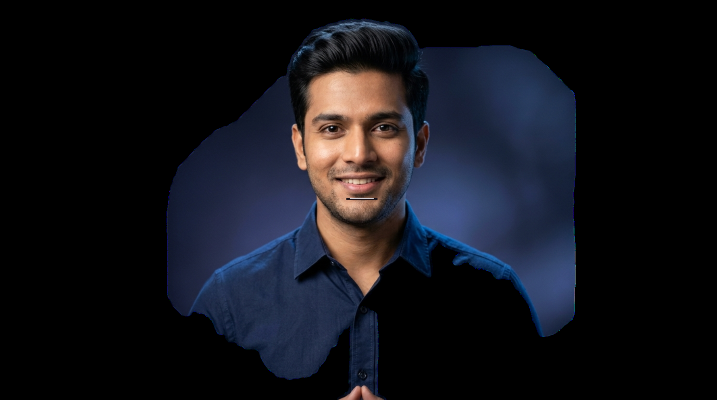
#> input picture promo_video/assets/presenter/test_animated_presenter.png, 1433 x 800 px (shown at 1/2 size); its folder holds only this picture in this run
$ python -i scene3.py   (imports and definitions only)
#> lines starting #> are read from the running program, lines starting #| are printed output that depends on the picture
### promo_video/renderer/common.py
import math
import numpy as np
from PIL import Image, ImageDraw, ImageFont, ImageFilter

# Theme Colors
COLOR_NAVY_DARK = (11, 15, 23)        # #0B0F17
COLOR_NAVY = (17, 24, 39)             # #111827
COLOR_INDIGO = (81, 69, 229)          # #5145E5
COLOR_INDIGO_LIGHT = (129, 140, 248)  # #818CF8
COLOR_CYAN = (6, 182, 212)            # #06B6D4
COLOR_LAVENDER = (238, 242, 255)      # #EEF2FF
COLOR_WHITE = (255, 255, 255)
COLOR_EMERALD = (16, 185, 129)
COLOR_AMBER = (245, 158, 11)
COLOR_ROSE = (244, 63, 94)

# Font Helper
FONT_REGULAR_PATH = "C:/Windows/Fonts/segoeui.ttf"
FONT_BOLD_PATH = "C:/Windows/Fonts/segoeuib.ttf"
FONT_LIGHT_PATH = "C:/Windows/Fonts/segoeuil.ttf"

_font_cache = {}

# [9 lines left out: function get_font, not called in this run]

# Easing Functions
def ease_out_cubic(x):
    return 1.0 - math.pow(1.0 - max(0.0, min(1.0, x)), 3)

def ease_in_out_cubic(x):
    x = max(0.0, min(1.0, x))
    return 4 * x * x * x if x < 0.5 else 1.0 - math.pow(-2 * x + 2, 3) / 2

# [5 lines left out: function ease_out_back, not called in this run]

# Gradient Background Generator with Caching
_gradient_cache = {}

def create_radial_gradient(width=1920, height=1080, center=(960, 540), radius=1000, color_center=(30, 27, 75), color_edge=(11, 15, 23)):
    key = (width, height, center, radius, color_center, color_edge)
    if key in _gradient_cache:
        return _gradient_cache[key].copy()

    cx, cy = center
    Y, X = np.ogrid[:height, :width]
    dist_from_center = np.sqrt((X - cx)**2 + (Y - cy)**2)
    norm_dist = np.clip(dist_from_center / radius, 0.0, 1.0)

    r = (color_center[0] * (1.0 - norm_dist) + color_edge[0] * norm_dist).astype(np.uint8)
    g = (color_center[1] * (1.0 - norm_dist) + color_edge[1] * norm_dist).astype(np.uint8)
    b = (color_center[2] * (1.0 - norm_dist) + color_edge[2] * norm_dist).astype(np.uint8)

    rgb = np.stack([r, g, b], axis=-1)
    img = Image.fromarray(rgb, 'RGB')
    _gradient_cache[key] = img
    return img.copy()

# Glassmorphism Card Drawer
# [11 lines left out: function draw_glass_card, not called in this run]

# Ambient Floating Particles
class ParticleField:
    # [23 lines left out: functions __init__, draw, not called in this run]

### promo_video/renderer/scene3.py
import math
import os
from PIL import Image, ImageDraw, ImageFilter
from .common import (
    COLOR_NAVY_DARK, COLOR_NAVY, COLOR_INDIGO, COLOR_INDIGO_LIGHT,
    COLOR_CYAN, COLOR_LAVENDER, COLOR_WHITE, get_font,
    ease_out_cubic, ease_in_out_cubic, create_radial_gradient
)
from .presenter_animator import get_talking_presenter_image

_home_screen_cache = None

def get_home_screenshot():
    global _home_screen_cache
    if _home_screen_cache is None:
        # Load user-provided landing page screenshot
        paths = [
            "promo_video/assets/screens/media_1795679454746_722c7439.png",
            "promo_video/assets/screens/media_1795425397726_d6ea2b37.jpg"
        ]
        chosen = paths[0] if os.path.exists(paths[0]) else paths[1]
        im = Image.open(chosen).convert("RGBA")

        # Build a sleek Browser Mockup Window (1360 x 780)
        win_w, win_h = 1360, 780
        browser_win = Image.new("RGBA", (win_w, win_h), (18, 24, 38, 255))
        bdraw = ImageDraw.Draw(browser_win)

        # Browser title bar
        bdraw.rectangle([0, 0, win_w, 42], fill=(24, 31, 48, 255))
        # Window controls (macOS / Chrome style red, yellow, green dots)
        bdraw.ellipse([18, 14, 30, 26], fill=(239, 68, 68, 255))
        bdraw.ellipse([38, 14, 50, 26], fill=(245, 158, 11, 255))
        bdraw.ellipse([58, 14, 70, 26], fill=(16, 185, 129, 255))

        # Address bar pill
        bdraw.rounded_rectangle([280, 8, win_w - 280, 34], radius=13, fill=(13, 17, 28, 255))
        bdraw.text((320, 12), "🔒  https://examlens-m4ji.onrender.com", fill=(160, 175, 205, 230), font=get_font(14, bold=False))

        # Web content body
        body_im = im.resize((win_w, win_h - 42), Image.Resampling.LANCZOS)
        browser_win.paste(body_im, (0, 42))

        # Outer border
        bdraw.rounded_rectangle([0, 0, win_w-1, win_h-1], radius=14, outline=(81, 69, 229, 180), width=2)
        _home_screen_cache = browser_win

    return _home_screen_cache

def render_scene3(frame_idx, total_frames=300):
    t_sec = frame_idx / 30.0
    progress = frame_idx / float(total_frames)

    # Premium Deep Indigo & Midnight Gradient Background
    bg = create_radial_gradient(
        width=1920, height=1080,
        center=(960, 480), radius=1100,
        color_center=(32, 38, 92), color_edge=(10, 14, 24)
    ).convert("RGBA")

    draw = ImageDraw.Draw(bg)

    # PART A: Cinematic Logo Reveal & Light Sweep (Frames 0 to 90)
    if frame_idx < 100:
        logo_prog = min(1.0, frame_idx / 40.0)
        ease_l = ease_out_cubic(logo_prog)

        logo_cy = int(480 - 40 * (1.0 - ease_l))
        logo_alpha = int(255 * ease_l)

        # Aperture / Lens Glowing Ring Icon
        ring_r = 54
        # Glowing outer halo
        for glow_r in range(ring_r + 20, ring_r, -4):
            glow_a = int(35 * ease_l * (1.0 - (glow_r - ring_r) / 20.0))
            draw.ellipse([960 - glow_r, logo_cy - 100 - glow_r, 960 + glow_r, logo_cy - 100 + glow_r], outline=(81, 69, 229, glow_a), width=3)
        draw.ellipse([960 - ring_r, logo_cy - 100 - ring_r, 960 + ring_r, logo_cy - 100 + ring_r], outline=(6, 182, 212, logo_alpha), width=4)
        draw.ellipse([960 - 24, logo_cy - 100 - 24, 960 + 24, logo_cy - 100 + 24], fill=(81, 69, 229, logo_alpha))

        # EXAMLENS Logo Typography
        title_font = get_font(68, bold=True)
        title_text = "EXAMLENS"
        t_bbox = title_font.getbbox(title_text)
        t_w = t_bbox[2] - t_bbox[0]
        t_x = (1920 - t_w) // 2

        # Shadow & Text
        draw.text((t_x + 3, logo_cy - 15), title_text, fill=(10, 14, 28, logo_alpha), font=title_font)
        draw.text((t_x, logo_cy - 18), title_text, fill=(255, 255, 255, logo_alpha), font=title_font)

        # Tagline: "See beyond the answer."
        tag_font = get_font(30, regular=True)
        tag_text = "See beyond the answer."
        tb_box = tag_font.getbbox(tag_text)
        tb_w = tb_box[2] - tb_box[0]
        tb_x = (1920 - tb_w) // 2
        draw.text((tb_x, logo_cy + 75), tag_text, fill=(199, 210, 254, int(logo_alpha * 0.95)), font=tag_font)

        # Electric Indigo Light Sweep across logo
        sweep_x = int(-200 + 2320 * (frame_idx / 80.0))
        sweep_overlay = Image.new("RGBA", (1920, 1080), (0, 0, 0, 0))
        sdraw = ImageDraw.Draw(sweep_overlay)
        sdraw.polygon([(sweep_x, 0), (sweep_x + 90, 0), (sweep_x + 30, 1080), (sweep_x - 60, 1080)], fill=(255, 255, 255, 45))
        bg.alpha_composite(sweep_overlay)

    # PART B: 3D Perspective Showcase of ExamLens Website with Talking Presenter (Frames 70 to 300)
    if frame_idx >= 70:
        ui_prog = min(1.0, (frame_idx - 70) / 35.0)
        ease_ui = ease_out_cubic(ui_prog)

        browser = get_home_screenshot()

        # Floating window positioned on left-center (1200 x 720)
        scale_b = 0.90
        bw = int(browser.width * scale_b)
        bh = int(browser.height * scale_b)
        b_scaled = browser.resize((bw, bh), Image.Resampling.LANCZOS)

        win_y = int(580 - 400 * ease_ui + math.sin(t_sec * 1.5) * 5)
        win_x = int(60 + 40 * ease_ui)

        # Window Drop Shadow
        shadow_overlay = Image.new("RGBA", (1920, 1080), (0, 0, 0, 0))
        sdraw = ImageDraw.Draw(shadow_overlay)
        sdraw.rounded_rectangle([win_x - 14, win_y - 10, win_x + bw + 14, win_y + bh + 25], radius=20, fill=(5, 8, 16, int(190 * ease_ui)))
        bg.alpha_composite(shadow_overlay)

        # Paste browser mockup as the presenter's background
        bg.alpha_composite(b_scaled, (win_x, win_y))

        # Floating Top Banner: "AI-ASSISTED EXAMINATION EVALUATION"
        if frame_idx >= 95:
            b_prog = min(1.0, (frame_idx - 95) / 20.0)
            banner_alpha = int(255 * b_prog)

            ban_w, ban_h = 640, 50
            ban_x = 80
            ban_y = 60

            draw.rounded_rectangle([ban_x, ban_y, ban_x + ban_w, ban_y + ban_h], radius=14, fill=(18, 24, 45, int(220 * b_prog)), outline=(81, 69, 229, banner_alpha), width=2)
            ban_font = get_font(20, bold=True)
            draw.text((ban_x + 35, ban_y + 12), "TRANSFORMING ACADEMIC ASSESSMENTS", fill=(238, 242, 255, banner_alpha), font=ban_font)

        # Floating Feature Badges (Left Column)
        badges = [
            (115, 80, 780, "⚡ UNIVERSAL OCR", "Any Handwriting Style"),
            (150, 440, 780, "🎯 CONCEPT MARKING", "Semantic Rubric Grading"),
            (185, 800, 780, "🛡️ FACULTY VERIFIED", "100% Educator Control")
        ]
        for trigger_f, bx, by, b_title, b_sub in badges:
            if frame_idx >= trigger_f:
                b_p = min(1.0, (frame_idx - trigger_f) / 18.0)
                e_bp = ease_out_cubic(b_p)
                b_alpha = int(255 * e_bp)

                bw_box, bh_box = 320, 68
                b_overlay = Image.new("RGBA", (1920, 1080), (0, 0, 0, 0))
                bdraw = ImageDraw.Draw(b_overlay)
                bdraw.rounded_rectangle([bx, by, bx + bw_box, by + bh_box], radius=12, fill=(15, 20, 36, int(230 * e_bp)), outline=(6, 182, 212, int(190 * e_bp)), width=2)
                bg.alpha_composite(b_overlay)

                draw.text((bx + 16, by + 10), b_title, fill=(6, 182, 212, b_alpha), font=get_font(16, bold=True))
                draw.text((bx + 16, by + 34), b_sub, fill=(225, 230, 245, int(b_alpha * 0.9)), font=get_font(14, regular=True))

        # FOREGROUND TALKING PRESENTER (Right Side, explaining the website!)
        global_f = 510 + frame_idx
        pres_p = min(1.0, (frame_idx - 70) / 25.0)
        e_pres = ease_out_cubic(pres_p)

        pres_h = 980
        pres_img, sx, sy = get_talking_presenter_image(global_f, height=pres_h)

        px = int(980 + 70 * (1.0 - e_pres) + sx)
        py = int(100 + sy)

        # Soft ambient rim light
        glow = Image.new("RGBA", (1920, 1080), (0, 0, 0, 0))
        gdraw = ImageDraw.Draw(glow)
        gdraw.ellipse([px + 80, py + 40, px + pres_img.width - 80, py + pres_h - 80], fill=(81, 69, 229, int(35 * e_pres)))
        bg.alpha_composite(glow)

        # Paste talking presenter
        bg.alpha_composite(pres_img, (px, py))

    # Transition to Scene 4 (Frames 285-300): Cyan laser wipe
    if frame_idx >= 285:
        trans_p = (frame_idx - 285) / 15.0
        wipe = Image.new("RGBA", (1920, 1080), (8, 11, 20, int(255 * trans_p)))
        bg.alpha_composite(wipe)

    return bg

>>> import cv2
>>> picture = cv2.imread('../assets/presenter/test_animated_presenter.png', cv2.IMREAD_GRAYSCALE)
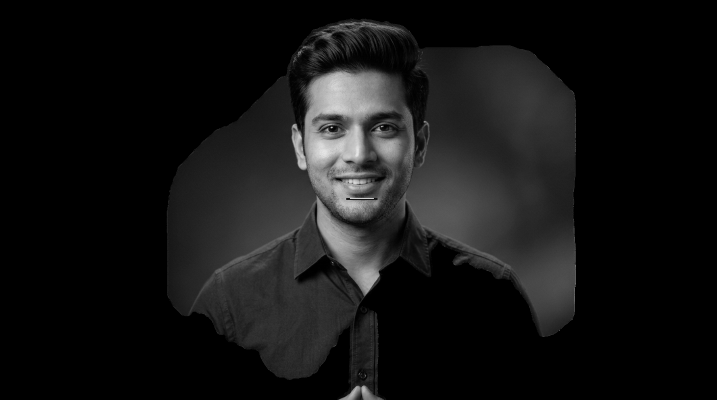
#> picture: shape (800, 1433) (shown at 1/2 size); min 0, max 236, mean 20
>>> result = render_scene3(picture)
#> in render_scene3, `progress = frame_idx / float(total_frames)`:
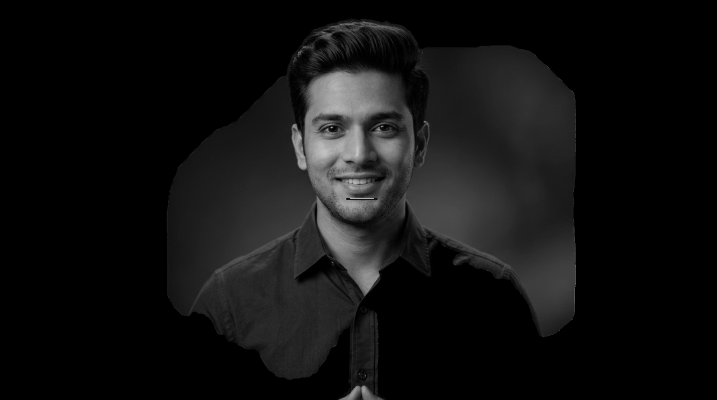
#> progress: shape (800, 1433) float64 (shown at 1/2 size); min 0, max 0.787, mean 0.0666
#> in create_radial_gradient, `img = Image.fromarray(rgb, 'RGB')`:
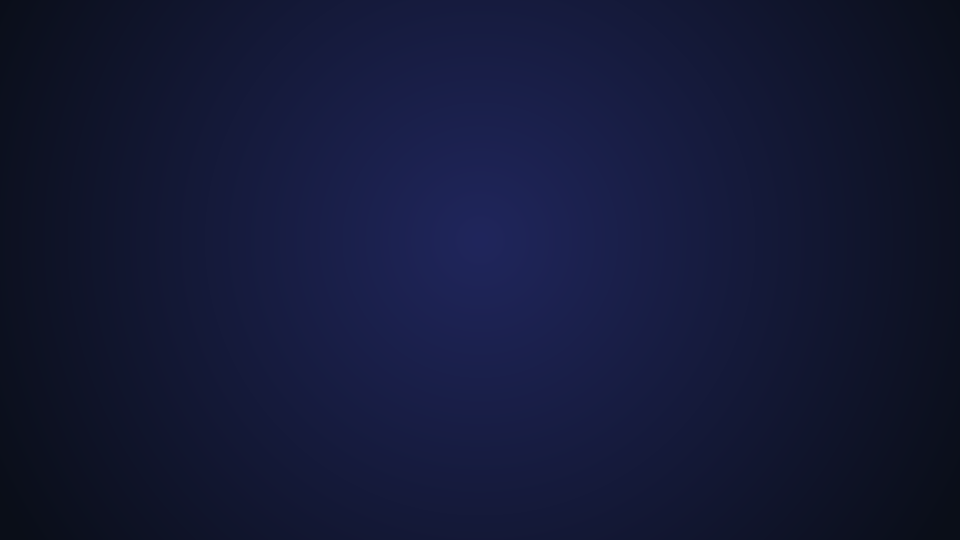
#> img: PIL image 1920x1080 RGB (shown at 1/2 size); mean R, G, B 19.7, 24.6, 55
#> (the run stopped early here; a loop or call above may not have finished)

$ run again, on promo_video/assets/presenter/presenter_cutout.png
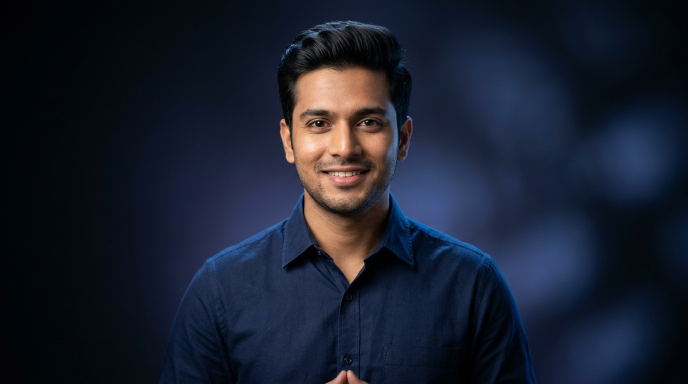
#> input picture promo_video/assets/presenter/presenter_cutout.png, 1376 x 768 px (shown at 1/2 size)
#> `picture = cv2.imread('../assets/presenter/test_animated_presenter.png'..`:
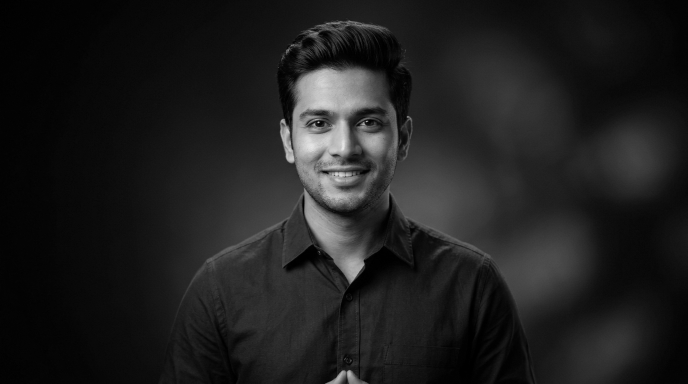
#> picture: shape (768, 1376) (shown at 1/2 size); min 0, max 232, mean 30.5
#> in render_scene3, `progress = frame_idx / float(total_frames)`:
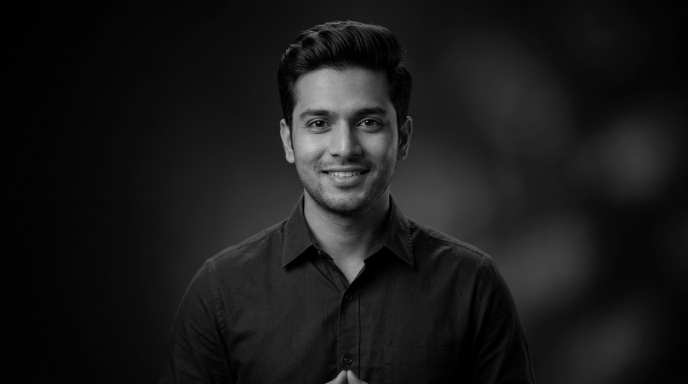
#> progress: shape (768, 1376) float64 (shown at 1/2 size); min 0, max 0.773, mean 0.102

$ run again, on promo_video/assets/presenter/test_mouth.png
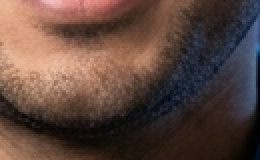
#> input picture promo_video/assets/presenter/test_mouth.png, 130 x 80 px (shown 2 times larger)
#> in render_scene3, `t_sec = frame_idx / 30.0`:
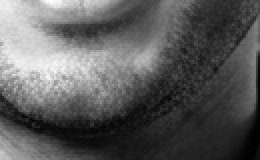
#> t_sec: shape (80, 130) float64 (shown 2 times larger); min 0, max 6.93, mean 2.5; drawn with min black and max white
#> in render_scene3, `progress = frame_idx / float(total_frames)`:
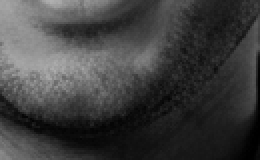
#> progress: shape (80, 130) float64 (shown 2 times larger); min 0, max 0.693, mean 0.25

$ run again, on promo_video/assets/presenter/test_mouth_open.png
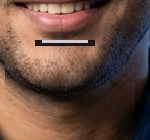
#> input picture promo_video/assets/presenter/test_mouth_open.png, 150 x 140 px
#> in render_scene3, `t_sec = frame_idx / 30.0`:
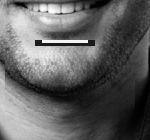
#> t_sec: shape (140, 150) float64; min 0, max 7.2, mean 2.77; drawn with min black and max white
#> in render_scene3, `progress = frame_idx / float(total_frames)`:
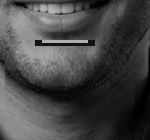
#> progress: shape (140, 150) float64; min 0, max 0.72, mean 0.277
